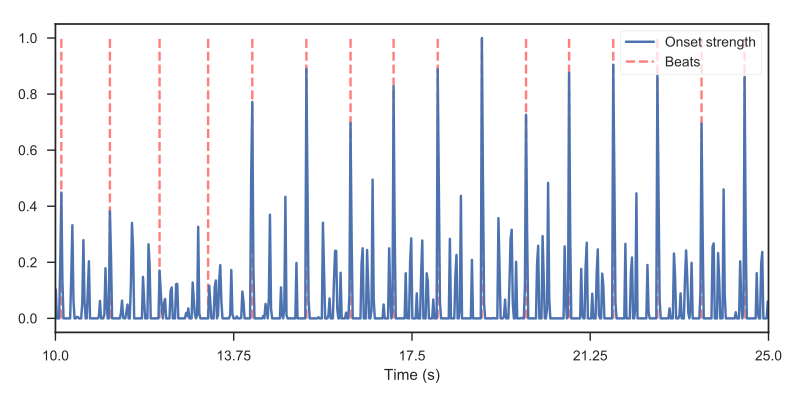

Generate this figure with Python:
# Track beats using time series input

y, sr = librosa.load(librosa.util.example_audio_file())

tempo, beats = librosa.beat.beat_track(y=y, sr=sr)
tempo
# 64.599609375

# Print the first 20 beat frames

beats[:20]
# array([ 320,  357,  397,  436,  480,  525,  569,  609,  658,
# 698,  737,  777,  817,  857,  896,  936,  976, 1016,
# 1055, 1095])

# Or print them as timestamps

librosa.frames_to_time(beats[:20], sr=sr)
# array([  7.43 ,   8.29 ,   9.218,  10.124,  11.146,  12.19 ,
# 13.212,  14.141,  15.279,  16.208,  17.113,  18.042,
# 18.971,  19.9  ,  20.805,  21.734,  22.663,  23.591,
# 24.497,  25.426])

# Track beats using a pre-computed onset envelope

onset_env = librosa.onset.onset_strength(y, sr=sr,
                                         aggregate=np.median)
tempo, beats = librosa.beat.beat_track(onset_envelope=onset_env,
                                       sr=sr)
tempo
# 64.599609375
beats[:20]
# array([ 320,  357,  397,  436,  480,  525,  569,  609,  658,
# 698,  737,  777,  817,  857,  896,  936,  976, 1016,
# 1055, 1095])

# Plot the beat events against the onset strength envelope

import matplotlib.pyplot as plt
hop_length = 512
plt.figure(figsize=(8, 4))
plt.plot(librosa.util.normalize(onset_env), label='Onset strength')
plt.vlines(beats, 0, 1, alpha=0.5, color='r',
           linestyle='--', label='Beats')
plt.legend(frameon=True, framealpha=0.75)
# Limit the plot to a 15-second window
plt.xlim([10 * sr / hop_length, 25 * sr / hop_length])
plt.xticks(np.linspace(10, 25, 5) * sr / hop_length,
           np.linspace(10, 25, 5))
plt.xlabel('Time (s)')
plt.tight_layout()
